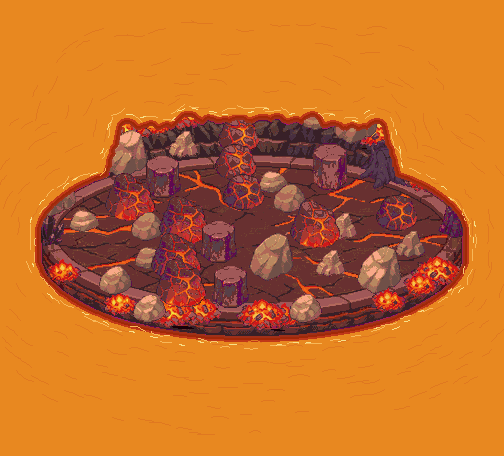

The image is a tile-based game level rendered from a .tmx file. Its description and complete source (layers, tilesets, objects, tile grids) follow:
An orthogonal 21x19 tile map with 24x24 px tiles, 1 tile layer (arene_volcan_crepuscule).

<map version="1.10" tiledversion="1.10.2" orientation="orthogonal" renderorder="right-down" width="21" height="19" tilewidth="24" tileheight="24" infinite="0" nextlayerid="2" nextobjectid="1">
 <properties>
  <property name="zone" value="arene_volcan_crepuscule" />
  <property name="frames" type="int" value="24" />
  <property name="frame_ms" type="int" value="110" />
  <property name="tuiles_animees" type="int" value="244" />
 </properties>
 <tileset firstgid="1" source="arene_volcan_crepuscule_tuiles.tsx" />
 <layer id="1" name="arene_volcan_crepuscule" width="21" height="19">
  <data encoding="csv">
1,1,1,1,1,1,942,943,944,1,1,945,946,947,948,1,1,1,1,1,1,
1,1,949,950,951,952,953,954,955,956,957,958,959,960,961,962,963,964,965,1,1,
1,1,966,967,968,969,970,971,972,973,974,975,976,977,978,979,980,981,982,983,1,
1,984,985,986,987,988,989,990,991,992,993,994,995,996,997,998,999,1000,1001,1002,1,
1003,1004,1005,1006,1007,1008,1009,1010,1011,1012,1013,1014,1015,1016,1017,1018,1019,1020,1021,1022,1023,
1024,1025,1026,1027,1028,1029,1030,1031,295,296,297,298,299,1032,1033,1034,1035,1036,1037,1038,1039,
1040,1041,1042,1043,1044,350,351,352,353,354,355,356,357,358,359,360,1045,1046,1047,1048,1049,
1050,1051,1052,1053,1054,399,400,401,402,403,404,405,406,407,408,409,1055,1056,1057,1058,1059,
1060,1061,1062,441,442,443,444,445,446,447,448,449,450,451,452,453,454,455,1063,1064,1065,
1066,1067,476,477,478,479,480,481,482,483,484,485,486,487,488,489,490,491,492,1068,1069,
1070,1071,506,507,508,509,510,511,512,513,514,515,516,517,518,519,520,521,522,1072,1073,
1074,1075,1076,542,543,544,545,546,547,548,549,550,551,552,553,554,555,556,1077,1078,1079,
1080,1081,1082,1083,585,586,587,588,589,590,591,592,593,594,595,596,597,1084,1085,1086,1087,
1088,1089,1090,1091,1092,1093,1094,1095,639,640,641,642,643,1096,1097,1098,1099,1100,1101,1102,1103,
1104,1105,1106,1107,1108,1109,1110,1111,1112,1113,1114,1115,1116,1117,1118,1119,1120,1121,1122,1123,1124,
1125,1126,1127,1128,1129,1130,1131,1132,1133,1134,1135,1136,1137,1138,1139,1140,1141,1142,1143,1144,1145,
1,1146,1147,1148,1149,1150,1151,1152,1153,1154,1155,1156,1157,1158,1159,1160,1161,1162,1163,1164,1,
1,1,1,1165,1166,1167,1168,1169,1170,1171,1172,1173,1174,1175,1176,1177,1178,1179,1,1,1,
1,1,1,1,1,1,1,1180,1181,1,1182,1183,1184,1185,1,1,1,1,1,1,1
</data>
 </layer>
</map>
